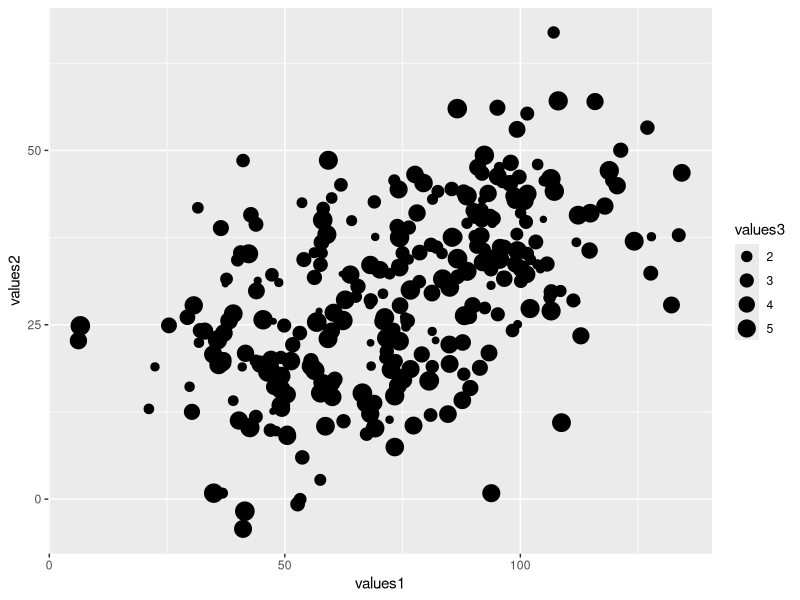
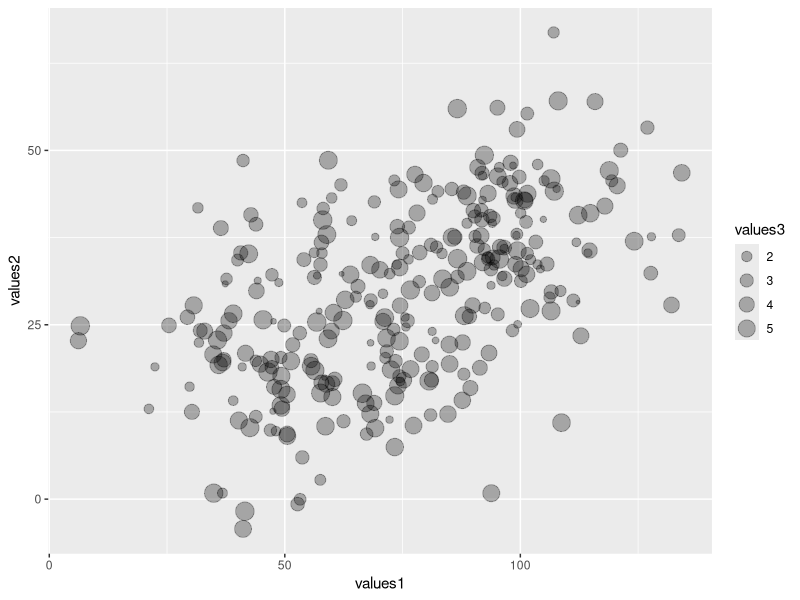
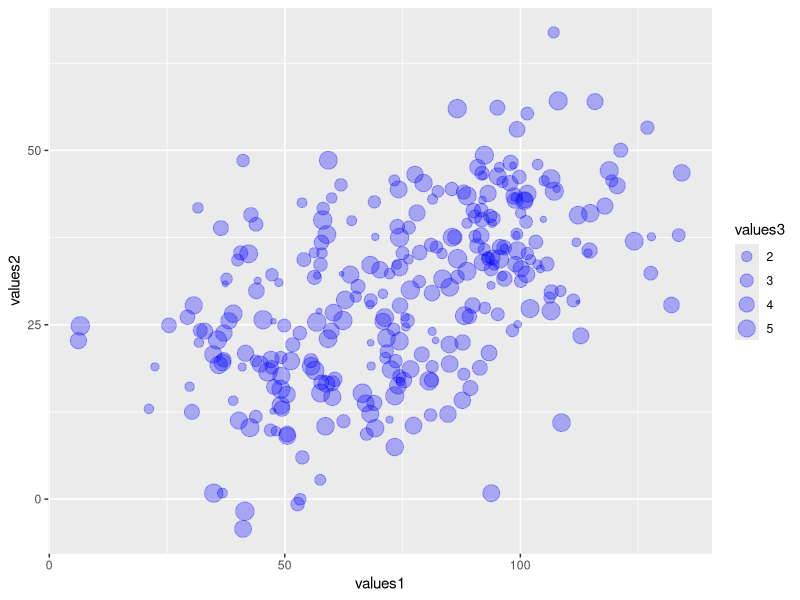
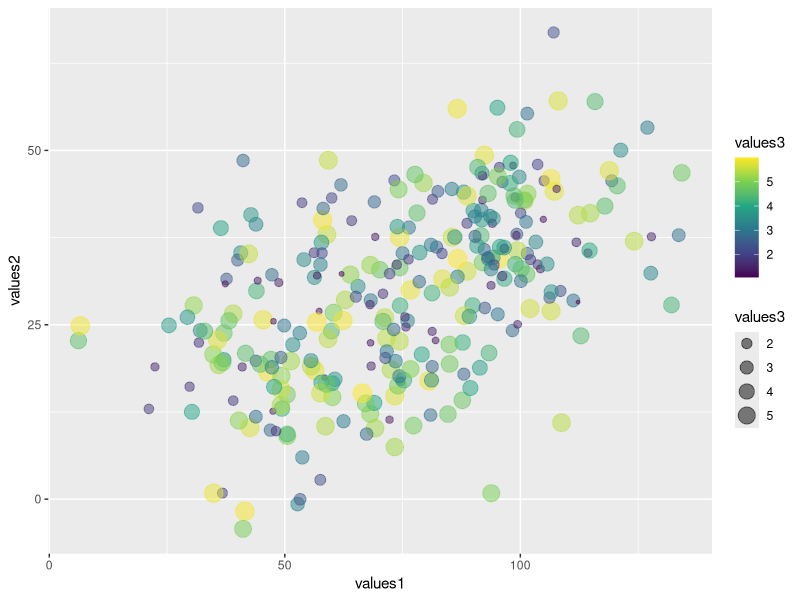

These charts were generated, in order, by the following R code:
## ---- chunk 1
knitr::opts_chunk$set(echo = TRUE, fig.align = "center")

# title: Creating a bubble plot
# author: jonathan
# revised: 17/3/2020

WEB <- c("https://bioceed.uib.no/dropfolder/bioSTATS/Rmd/Visualizing/Simple/bubble-plot.html")
GIT <- c("https://github.com/jonathansoule/biostats/blob/master/Visualizing/Simple/bubble-plot.Rmd")
library(ggplot2)
# variable 1
values1 <- c(rnorm(100, mean = 50, sd = 15), rnorm(100, mean = 75, sd = 15), rnorm(100, mean = 100, sd = 15))
# variable 2
values2 <- c(rnorm(100, mean = 20, sd = 10), rnorm(100, mean = 30, sd = 10), rnorm(100, mean = 40, sd = 10))
# variable 3
values3 <- runif(300, min = 1, max = 6)
## ---- chunk 2
# dataframe
df <- data.frame(values1, values2, values3)
str(df)
## ---- chunk 3
ggplot(df, aes(values1, values2)) +
  geom_point(aes(size = values3))
## ---- chunk 4
ggplot(df, aes(values1, values2)) +
  geom_point(aes(size = values3), alpha = .3)
## ---- chunk 5
ggplot(df, aes(values1, values2)) +
  geom_point(aes(size = values3), color = "blue", alpha = .3)
## ---- chunk 6
ggplot(df, aes(values1, values2)) +
  geom_point(aes(size = values3, color = values3), alpha = .5) +
  scale_color_viridis_c()
